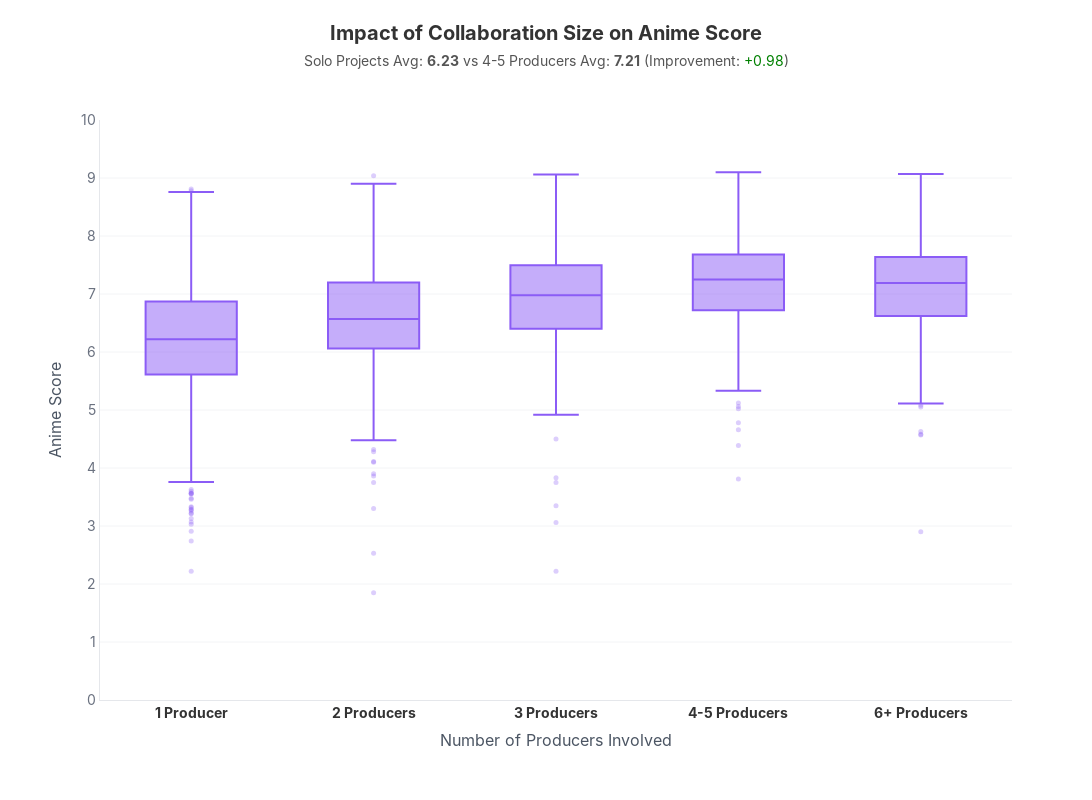

Notebook cell for this chart:
### Markdown cell above
#### Deep insight 2

### Code cell
# --- 2. DATA PROCESSING ---
# Copy dữ liệu
df_producers_collab = df_anime_dataset_2023_prep[['Producers', 'Score']].copy()

# Xử lý Score
df_producers_collab['Score'] = pd.to_numeric(df_producers_collab['Score'], errors='coerce')
df_producers_collab = df_producers_collab.dropna(subset=['Score'])

# Loại bỏ các dòng Unknown/Rỗng để việc đếm chính xác
exclude_list = ["UNKNOWN", "", "NONE"]
df_producers_collab = df_producers_collab[~df_producers_collab['Producers'].astype(str).str.strip().str.upper().isin(exclude_list)]
df_producers_collab = df_producers_collab.dropna(subset=['Producers'])

# TÍNH TOÁN SỐ LƯỢNG PRODUCERS
# Đếm số dấu phẩy + 1 (Ví dụ: "A, B" có 1 dấu phẩy -> 2 producers)
df_producers_collab['num_producers'] = df_producers_collab['Producers'].astype(str).str.count(',') + 1

# PHÂN NHÓM (BINNING) ĐỂ BIỂU ĐỒ GỌN GÀNG
def group_size(n):
    if n == 1: return '1 Producer'
    if n == 2: return '2 Producers'
    if n == 3: return '3 Producers'
    if 4 <= n <= 5: return '4-5 Producers'
    return '6+ Producers'

df_producers_collab['Collaboration_Group'] = df_producers_collab['num_producers'].apply(group_size)

# Sắp xếp thứ tự để biểu đồ vẽ từ 1 -> 6+
order_list = ['1 Producer', '2 Producers', '3 Producers', '4-5 Producers', '6+ Producers']

# Tính toán Insight (Mean Score cho từng nhóm)
group_means = df_producers_collab.groupby('Collaboration_Group')['Score'].mean().reindex(order_list)
# Lấy điểm thấp nhất (1 Producer) và cao nhất (thường là nhóm nhiều producers) để so sánh
solo_score = group_means['1 Producer']
max_group_score = group_means.max()
best_group = group_means.idxmax()
diff = max_group_score - solo_score

# --- 3. VISUALIZATION ---
fig = px.box(
    df_producers_collab,
    x='Collaboration_Group',
    y='Score',
    color_discrete_sequence=['#8B5CF6'],
    category_orders={'Collaboration_Group': order_list} # Bắt buộc vẽ đúng thứ tự
)

fig.update_traces(
    width=0.5,
    marker_size=5,
    marker_opacity=0.3,
    line_width=2
)

# --- 4. LAYOUT CONFIGURATION ---
fig.update_layout(
    title={
        'text': f'<b>Impact of Collaboration Size on Anime Score</b><br>'
                f'<span style="font-size: 14px; color: #555;">'
                f'Solo Projects Avg: <b>{solo_score:.2f}</b> vs {best_group} Avg: <b>{max_group_score:.2f}</b> '
                f'(Improvement: <span style="color:green">+{diff:.2f}</span>)</span>',
        'y': 0.95,
        'x': 0.5,
        'xanchor': 'center',
        'yanchor': 'top'
    },
    font=dict(family='Inter', size=14, color="#333333"),
    plot_bgcolor='white',
    paper_bgcolor='white',
    
    width=1200,
    height=800,
    
    showlegend=False, # Ẩn legend vì trục X đã rõ
    margin=dict(t=120, l=100, r=80, b=100),

    # TRỤC X
    xaxis=dict(
        title="Number of Producers Involved",
        title_font=dict(size=16, color='#4B5563'),
        tickfont=dict(size=14, weight='bold', color='#333333'),
        showgrid=False,
        showline=True,
        linecolor='#E5E7EB'
    ),

    # TRỤC Y
    yaxis=dict(
        title="Anime Score",
        title_font=dict(size=16, color='#4B5563'),
        tickfont=dict(size=14, color='#6B7280'),
        showgrid=True,
        gridcolor='#F3F4F6',
        showline=True,
        linecolor='#E5E7EB',
        range=[0, 10],
        dtick=1
    )
)

fig.show()

### Figure 1 — Plotly figure (JSON) as saved in the notebook; plotly's stock layout.template omitted (floating-point values rounded to 4 significant figures; data arrays with more than 128 entries replaced by an {"elided": "..."} marker saying what was removed)
{"data": [{"alignmentgroup": "True", "hovertemplate": "Collaboration_Group=%{x}<br>Score=%{y}<extra></extra>", "legendgroup": "", "line": {"width": 2}, "marker": {"color": "#8B5CF6", "opacity": 0.3, "size": 5}, "name": "", "notched": false, "offsetgroup": "", "orientation": "v", "showlegend": false, "type": "box", "width": 0.5, "x": {"elided": "9605 str values"}, "x0": " ", "xaxis": "x", "y": {"elided": "9605 float values"}, "y0": " ", "yaxis": "y"}], "layout": {"boxmode": "group", "font": {"color": "#333333", "family": "Inter", "size": 14}, "height": 800, "legend": {"tracegroupgap": 0}, "margin": {"b": 100, "l": 100, "r": 80, "t": 120}, "paper_bgcolor": "white", "plot_bgcolor": "white", "showlegend": false, "title": {"text": "<b>Impact of Collaboration Size on Anime Score</b><br><span style=\"font-size: 14px; color: #555;\">Solo Projects Avg: <b>6.23</b> vs 4-5 Producers Avg: <b>7.21</b> (Improvement: <span style=\"color:green\">+0.98</span>)</span>", "x": 0.5, "xanchor": "center", "y": 0.95, "yanchor": "top"}, "width": 1200, "xaxis": {"anchor": "y", "categoryarray": ["1 Producer", "2 Producers", "3 Producers", "4-5 Producers", "6+ Producers"], "categoryorder": "array", "domain": [0, 1], "linecolor": "#E5E7EB", "showgrid": false, "showline": true, "tickfont": {"color": "#333333", "size": 14, "weight": "bold"}, "title": {"font": {"color": "#4B5563", "size": 16}, "text": "Number of Producers Involved"}}, "yaxis": {"anchor": "x", "domain": [0, 1], "dtick": 1, "gridcolor": "#F3F4F6", "linecolor": "#E5E7EB", "range": [0, 10], "showgrid": true, "showline": true, "tickfont": {"color": "#6B7280", "size": 14}, "title": {"font": {"color": "#4B5563", "size": 16}, "text": "Anime Score"}}}}
